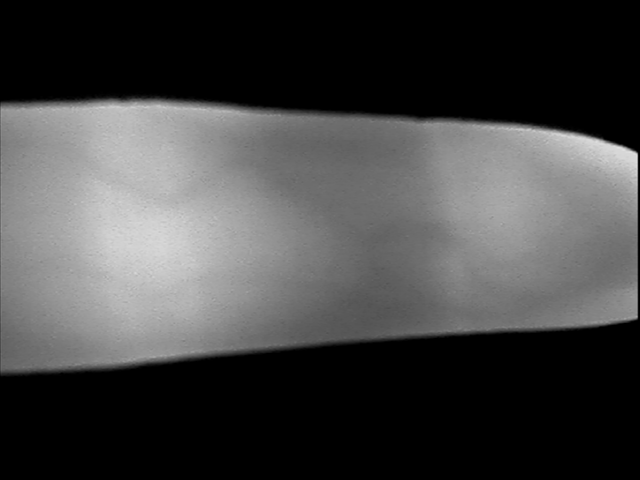
#> input picture data/001/L_Fore/01.bmp, 640 x 480 px
$ python -i Preprocessor.py   (imports and definitions only)
#> lines starting #> are read from the running program, lines starting #| are printed output that depends on the picture; after the words box and inside, x2 and y2 are one past the last pixel; in counts of white or black regions, pixels touching at a corner belong together
#> further down, picture is the input picture: shape (480, 640); min 0, max 225, mean 68.3
"""
BIO Project 2024

This module contains a class to preprocess an image
Author:
    Filip Brna <xbrnaf00>
    ChatGPT

inpired by: - https://farzad-1996.github.io/files/ICCIT_2020_(Finger_Vein).pdf
            - https://ieeexplore.ieee.org/abstract/document/8866626
"""

import numpy as np
import cv2
from scipy import ndimage

class Preprocessor:
    def __init__(self):
        pass

    def __roi(self, image: np.ndarray) -> np.ndarray:
        """
        Define the region of interest (ROI) in the image.

        image: np.ndarray
            The input image on which the region of interest is to be defined.
            It is assumed that the image is a 2D array (grayscale image).

        Returns:
            np.ndarray: A binary mask of the region of interest (True for the region, False for the background).
        """
        height, width = image.shape
#> height = 480; width = 640
        roi = np.zeros_like(image, dtype=bool)  # Initialize a mask with the same size as the image
        # Define a square region in the center of the image
        roi[height // 4:3 * height // 4, width // 4:3 * width // 4] = True
        return roi

    def detect_finger_vein_mask(self, image: np.ndarray) -> np.ndarray:
        """
        Detect the finger vein mask by applying thresholding and morphological operations.

        image: np.ndarray
            The input grayscale image of the finger (2D array).

        Returns:
            np.ndarray: A binary mask where the finger vein region is white (255) and the background is black (0).
        """
        # Apply the region of interest (ROI) mask to the image
        thresh = self.__roi(image)
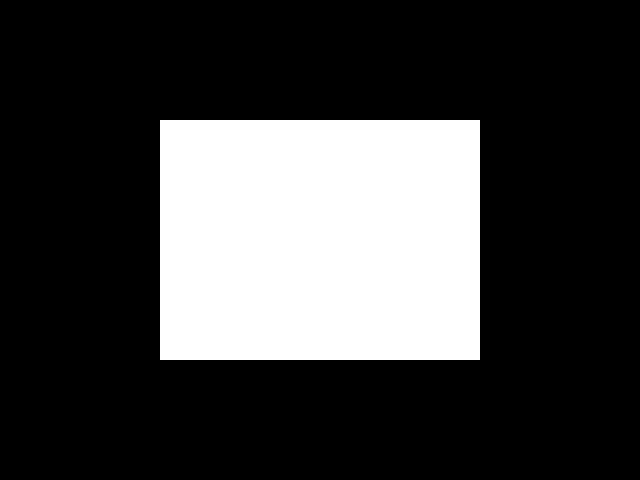
#> thresh: shape (480, 640) bool; 25% white; 1 white region, box (x1, y1, x2, y2) and area: (160, 120, 480, 360) 76800
        binary = np.zeros_like(image, dtype=bool)
        # Create a binary mask where the image pixel values are greater than the threshold
        binary[image > thresh] = True

        # Convert the binary mask to uint8 format (255 for True, 0 for False)
        binary = binary.astype(np.uint8) * 255
        # Perform morphological opening to remove small unwanted regions
        binary = cv2.morphologyEx(binary, cv2.MORPH_OPEN, np.ones((3, 3), np.uint8), iterations=2)

        # Fill holes in the binary mask to get a complete vein mask
        filled_mask = ndimage.binary_fill_holes(binary).astype(np.uint8) * 255

        return filled_mask

    def preprocess_image(self, image: np.ndarray) -> tuple[np.ndarray, np.ndarray, np.ndarray, np.ndarray, np.ndarray]:
        """
        Preprocess the input image by generating a vein mask, applying the mask,
        and enhancing the image through various steps including CLAHE,
        noise reduction, and sharpening.

        image: np.ndarray
            The input image (grayscale), which will undergo preprocessing to enhance vein patterns.

        Returns:
            tuple: A tuple containing the following preprocessed images:
                - vein_mask: np.ndarray - The binary mask of the detected vein region.
                - masked_image: np.ndarray - The input image with the vein mask applied to isolate the vein area.
                - clahe_image: np.ndarray - The image after applying Contrast Limited Adaptive Histogram Equalization (CLAHE).
                - blurred_image: np.ndarray - The image after applying Gaussian Blur for noise reduction.
                - sharp_image: np.ndarray - The image after applying unsharp masking to enhance details.
        """
        # Generate the vein mask by detecting finger veins
        vein_mask = self.detect_finger_vein_mask(image)
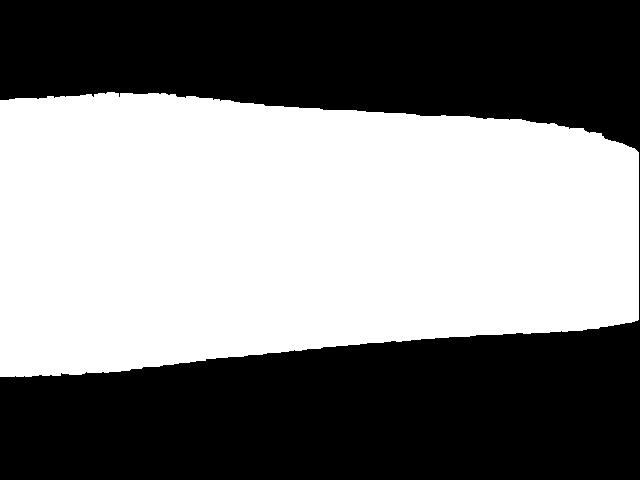
#> vein_mask: shape (480, 640); 50.1% white; 1 black region, box (x1, y1, x2, y2) and area: (0, 0, 640, 480) 153302
        # Apply the vein mask to the original image to isolate the vein region
        masked_image = cv2.bitwise_and(image, image, mask=vein_mask)

        # Apply Contrast Limited Adaptive Histogram Equalization (CLAHE) for contrast enhancement
        clahe = cv2.createCLAHE(clipLimit=2.0, tileGridSize=(8, 8))
        clahe_image = clahe.apply(masked_image)
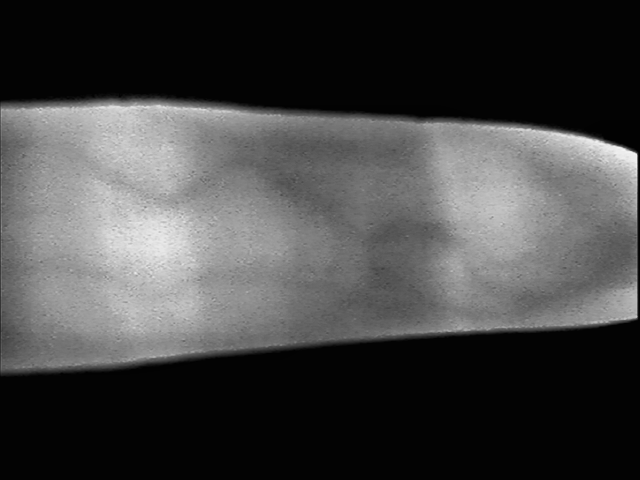
#> clahe_image: shape (480, 640); min 2, max 244, mean 68.6

        # Apply median filter to reduce noise
        median_filtered_image = cv2.medianBlur(clahe_image, 5)

        # Apply Gaussian Blur to further reduce noise
        blurred_image = cv2.GaussianBlur(median_filtered_image, (5, 5), 0)

        # Apply unsharp masking to enhance the image's details
        sharp_image = cv2.addWeighted(clahe_image, 1.3, blurred_image, -0.3, 0)

        return vein_mask, masked_image, clahe_image, blurred_image, sharp_image

>>> import cv2
>>> picture = cv2.imread('../data/001/L_Fore/01.bmp', cv2.IMREAD_GRAYSCALE)
>>> result = Preprocessor().preprocess_image(picture)
#> result = 5 items
